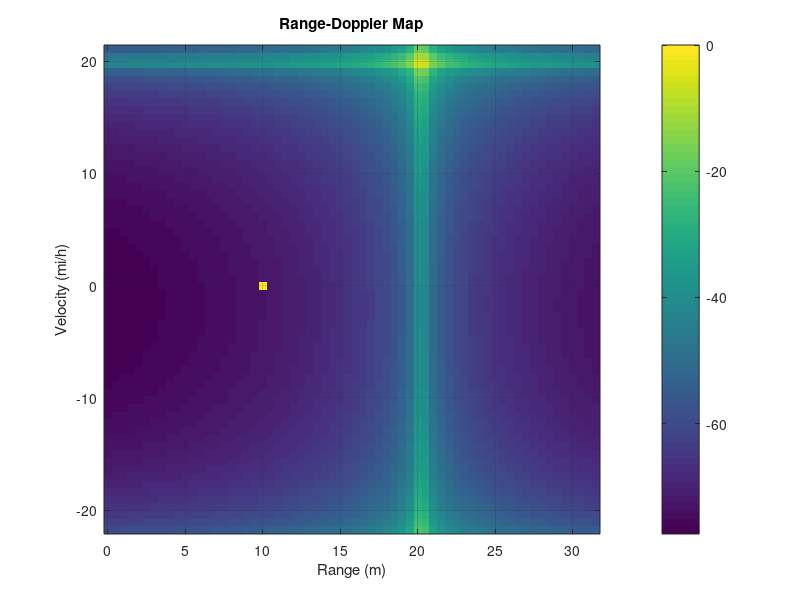

The MATLAB script that drew this image:
clear;
clc;


%% 기존 simulation parameter와 다르게 설정한 값 
% maximum range, velocity를 위해서는 늘려야 함 
% else, aliasing 발생

N = 128;                     % fast time 샘플 수 
T_chirp = 100e-6;            % chirp 폭 
%% 파라미터 
c = 3e8;                     % 빛의 속도 (m/s)
f_c = 77e9;                  % 중심 주파수 (77GHz)
B = 300e6;                   % 대역폭 (300MHz)
K = B / T_chirp;             % chirp rate (Hz/s)
P = 64;                      % slow time (chirp 수)
Ts = T_chirp / N;            % fast time 샘플링 주기
fs = 1 / Ts;                 % fast time 샘플링 주파수
lambda = c / f_c;            % 파장
prf = 1 / T_chirp;           % Pulse Repetition Frequency

%% 타겟 설정
targets = [
    20,  20;  % 타겟1: 20m, 20 mi/h
    10,  0    % 타겟2: 10m, 정지
];
num_targets = size(targets,1);   % 타겟 개수
vel_mps = targets(:,2) / 2.237;  % mi/h -> m/s
f_d = 2 * vel_mps / lambda;      % 도플러 주파수 

%% ndgrid 생성
% N x P의 ndgrid 생성
[nn, pp] = ndgrid((0:N-1)*Ts, (0:P-1)*T_chirp); 
                                             

%% 수신기 출력 신호 (IF 신호)
rx = zeros(N, P);

for k = 1:num_targets
    R_target = targets(k, 1);       % 현재 타겟의 거리
    v_target_mps = vel_mps(k);      % 현재 타겟의 속도 (m/s)
    fd_target = f_d(k);             % 현재 타겟의 도플러 주파수

    phi_target = 2*pi*( (2*K*R_target/c + fd_target)*nn + fd_target*pp + 2*f_c*R_target/c );

    rx = rx + exp(1j * phi_target);   % 모든 타겟에 대한 신호 합산 (NxP)
end

%%  2D FFT
rdm= fft2(rx, N, P); 

% 속도 축만 fftshift -> 음, 양의 주파수를 가지기 때문 = 음, 양의 상대속도를 가짐. 
% 거리 축은 양의 주파수 성분만 취하기 -> 음의 거리는 없음.
rdm = fftshift(rdm, 2);
rdm = rdm(1:N/2, :);

rdm = abs(rdm);
rdm = 20 * log10(rdm / max(rdm(:)) + eps); % dB 스케일 (eps 추가로 log10(0) 방지)
                                         % rdm은 (N/2 range_bins x P velocity_bins)

%%  거리 및 속도 축 생성
% 거리 축
range_resolution = c / (2*B);
range_axis = (0 : N/2 - 1) * range_resolution; % 미터 단위

% 속도 축
doppler_freq_resolution = prf / P; % Hz 단위
velocity_resolution_mps = doppler_freq_resolution * lambda / 2; % m/s 단위
velocity_axis_mps = (-P/2 : P/2 - 1) * velocity_resolution_mps; % m/s 단위
velocity_axis_mph = velocity_axis_mps * 2.237; % mi/h 단위

%%  plot
figure(1);
% 거리x속도에서 속도x거리 map을 위한 transpose
imagesc(range_axis, velocity_axis_mph, rdm');

xlabel('Range (m)');
ylabel('Velocity (mi/h)');
title('Range-Doppler Map');
axis xy; % Y축 방향을 아래에서 위로 (일반적인 그래프 형태)
colorbar;
grid on;
